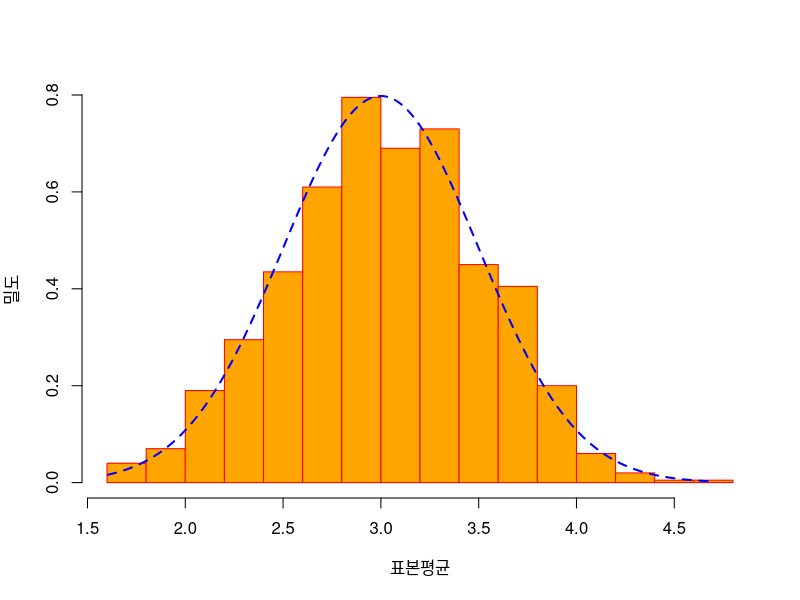
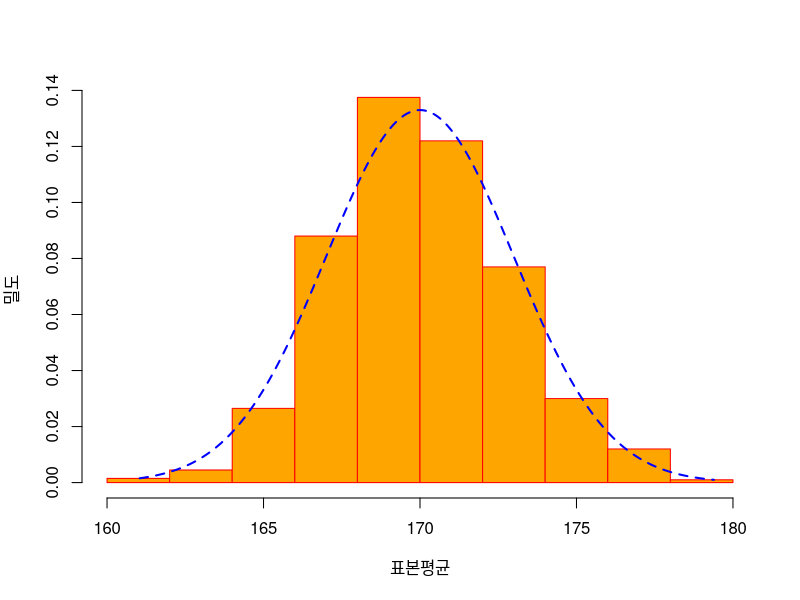

R code for these plots, in order:
set.seed(9) #난수 생성의 초깃값을 9로 고정한다.

n <- 1000 #n에 1000을 할당합니다. 
r1_mean <- rep(NA,n) #r1_mean에 NA를 1000개를 복사한 것을 벡터로 저장
r2_mean <- rep(NA,n) #r2_mean에 NA를 1000개를 복사한 것을 벡터로 저장

for (i in 1:n){
  r1_mean[i] <- mean(rnorm(4,mean=3,sd=1)) 
  #평균3, 표준편차1을 가지는 정규분포에서 표본 4개를 추출하여 평균을 구한다. 
  r2_mean[i] <- mean(rnorm(4,mean=170,sd=6)) 
  #평균170, 표준편차1을 가지는 정규분포에서 표본 4개를 추출하여 평균을 구한다. 
}

options(digits=4)#출력물의 자릿수를 4로 고정
c(mean(r1_mean),sd(r1_mean)) #벡터로 r1_mean의 평균과 표준편차를 출력
c(mean(r2_mean),sd(r2_mean)) #벡터로 r2_mean의 평균과 표준편차를 출력 

hist(r1_mean, prob=TRUE, xlab="표본평균",ylab="밀도",main="",col="orange",border="red")
#hist는 r1_mena의 히스토그램을 그린다. 
#prob=TRUE는 y축에 값이 아닌 확률이 오도록 한다. 
#xlab, ylab은 축의 이름
#col은 막대의 색, border는 막대경계의 색을 의미한다. 

x1 <- seq(min(r1_mean), max(r1_mean),length = 1000)
#r1_mean의 최소값과 최대값의 사이의 구간을 1000개로 나누어 담는다. 

y1 <- dnorm(x=x1, mean=3, sd=(1/sqrt(4)))
#정규분포에 대한 distribution funciton 

lines(x1,y1,lty=2, lwd=2, col="blue")
#선을 그린다. lty는 a vector of line types, ldw는 a vector of line widths

hist(r2_mean, prob=TRUE, xlab="표본평균",ylab="밀도",main="",col="orange",border="red")

x2 <- seq(min(r2_mean), max(r2_mean),length = 1000)
y2 <- dnorm(x=x2, mean=170, sd=(6/sqrt(4)))

lines(x2,y2,lty=2, lwd=2, col="blue")